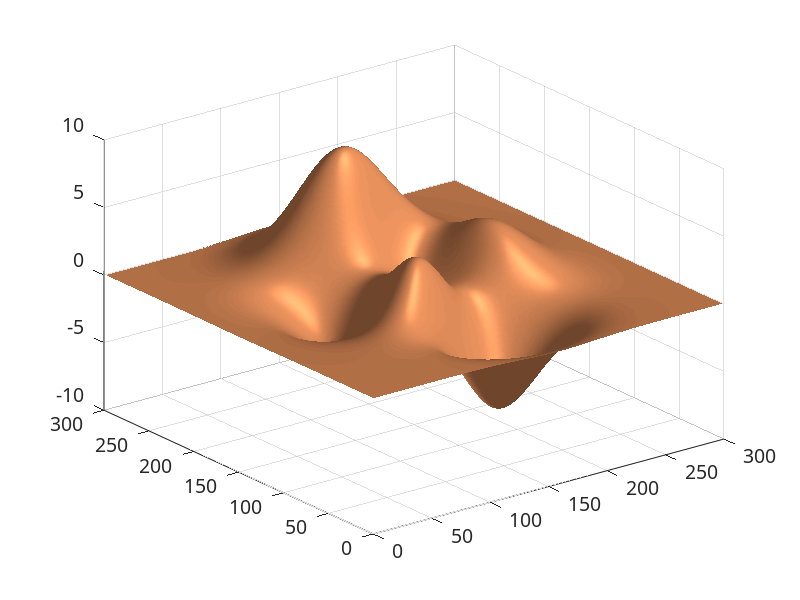
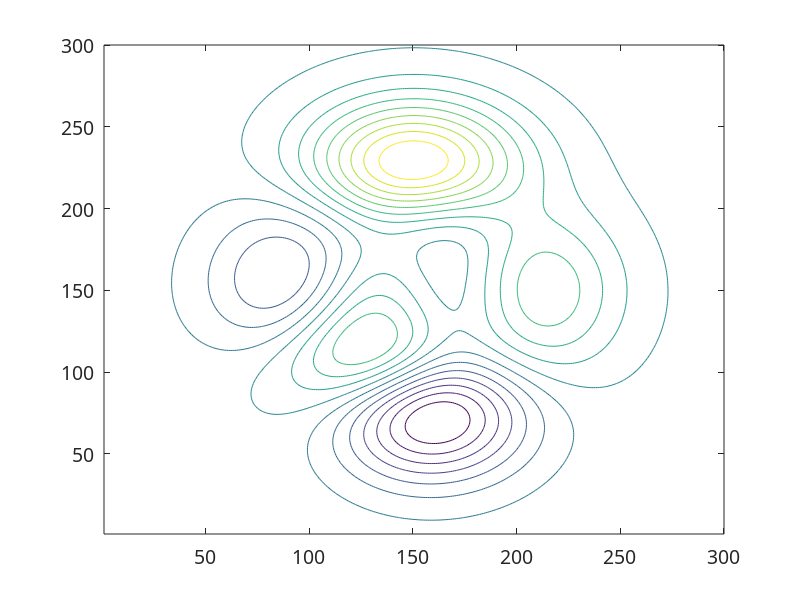

Source code (MATLAB) for these figures, in order:
close all
clear all
clc

z = peaks(300);
surfl(z);
colormap copper
shading interp
set(gca,'FontSize',14, 'FontName', 'CMU Serif')
view(3)
figure()
contour(z,16);
set(gca,'FontSize',14, 'FontName', 'CMU Serif')